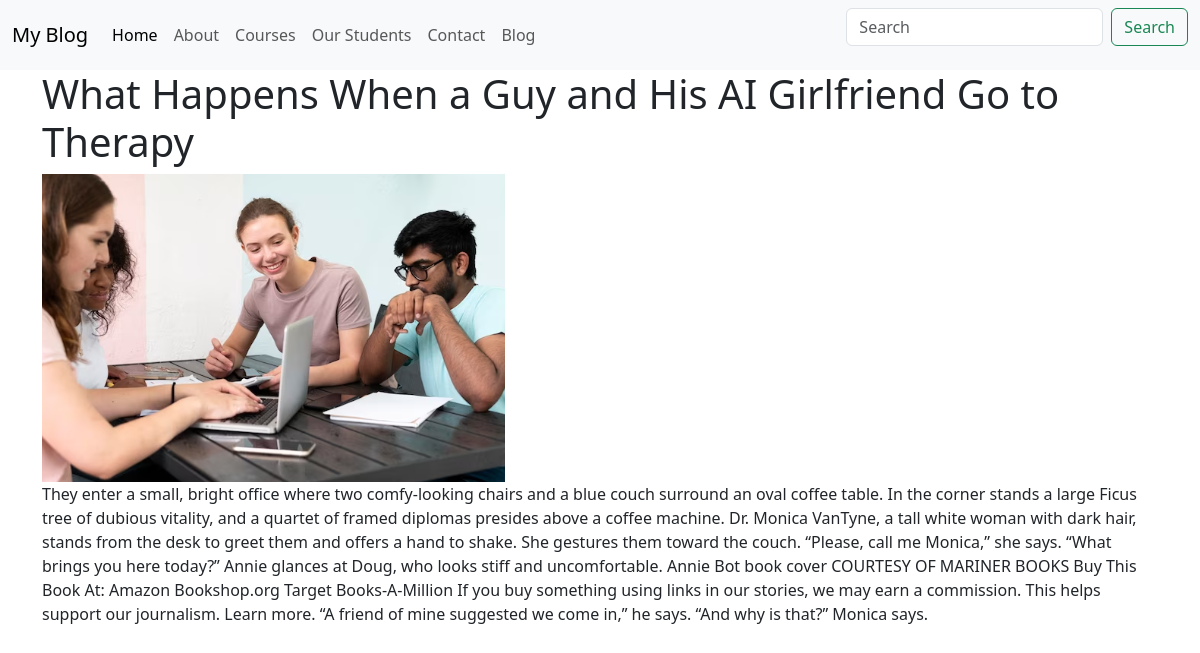
The app's page /blog/a-guy-and-his-ai-girlfriend, older data.
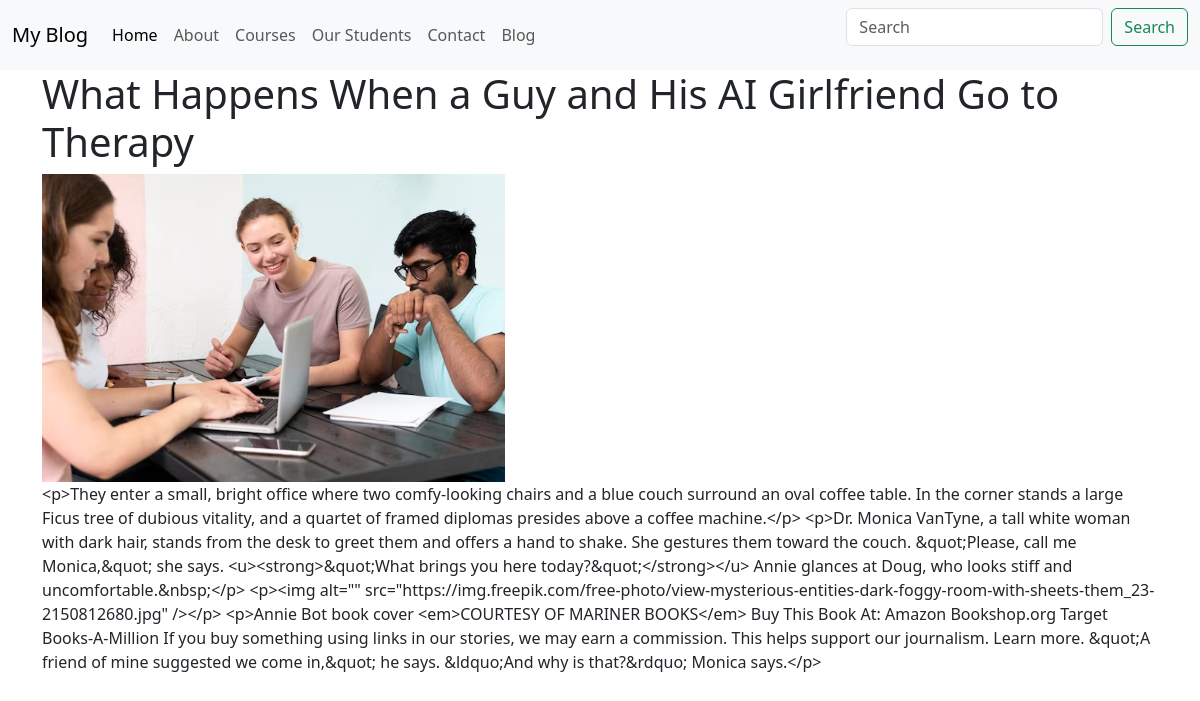
The same page, newer data.
### blog/models.py (models this page shows, shortened)
class Post(models.Model):
    sno = models.AutoField(primary_key=True)
    title = models.CharField(max_length=255)
    content = RichTextField(blank=True, null=True)
    author = models.CharField(max_length=15)
    slug = models.CharField(max_length=150)
    post_images = models.ImageField(upload_to='postimg')

### blog/views.py (the view)
# urls.py: path('<str:slug>',views.blogpost, name='blogpost'),
def blogpost(request, slug):
    post = Post.objects.filter(slug=slug).first()
    context = {'post':post}
    return render(request, 'blog/blogpost.html',context)

### templates/blog/blogpost.html
{% extends "base.html" %}
{% block content %}
<div class="container">
<h1>{{post.title}}</h1>
<img src="{{post.post_images.url}}">
<p class="card-text">{{post.content}}</p>
</div>
{% endblock content %}

Row changes from the older to the newer data that the page shows:
changed Post "What Happens When a Guy and His AI Girlfriend Go to Therapy": content "They enter a small, bright office where two comfy-looking chairs and a blue couch surround an oval coffee table. In the corner stands a large Ficus tree of dubious vitality, and a quartet of framed diplomas presides above a coffee machine. Dr. Monica VanTyne, a tall white woman with dark hair, stands from the desk to greet them and offers a hand to shake. She gestures them toward the couch. “Please, call me Monica,” she says. “What brings you here today?” Annie glances at Doug, who looks stiff and uncomfortable. Annie Bot book cover COURTESY OF MARINER BOOKS Buy This Book At: Amazon Bookshop.org Target Books-A-Million If you buy something using links in our stories, we may earn a…" → "<p>They enter a small, bright office where two comfy-looking chairs and a blue couch surround an oval coffee table. In the corner stands a large Ficus tree of dubious vitality, and a quartet of framed diplomas presides above a coffee machine.</p> <p>Dr. Monica VanTyne, a tall white woman with dark hair, stands from the desk to greet them and offers a hand to shake. She gestures them toward the couch. &quot;Please, call me Monica,&quot; she says. <u><strong>&quot;What brings you here today?&quot;</strong></u> Annie glances at Doug, who looks stiff and uncomfortable.&nbsp;</p> <p><img alt=\"\"…"
